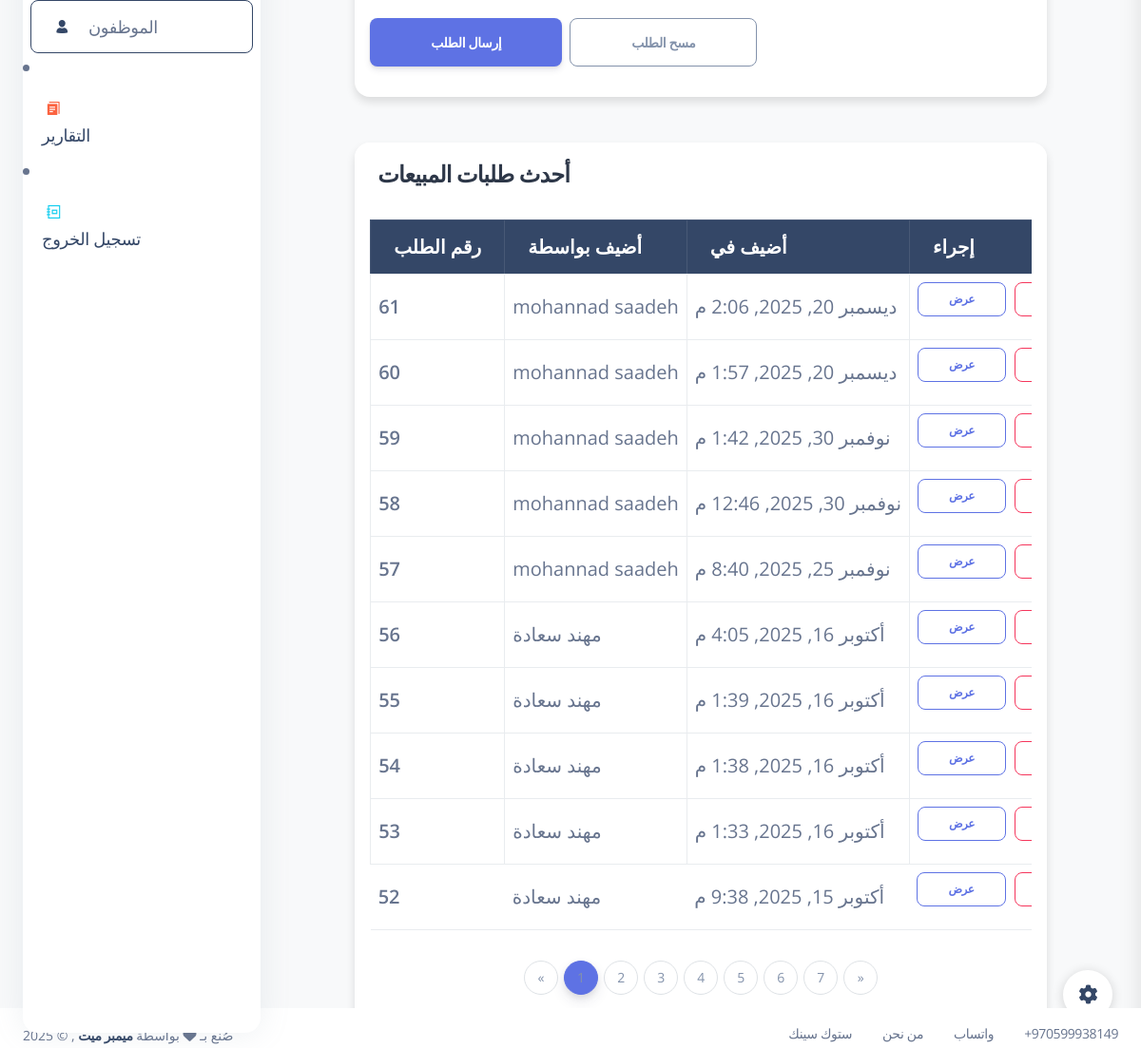
/sales (signed in, lower part), run on an earlier commit of the app's database.
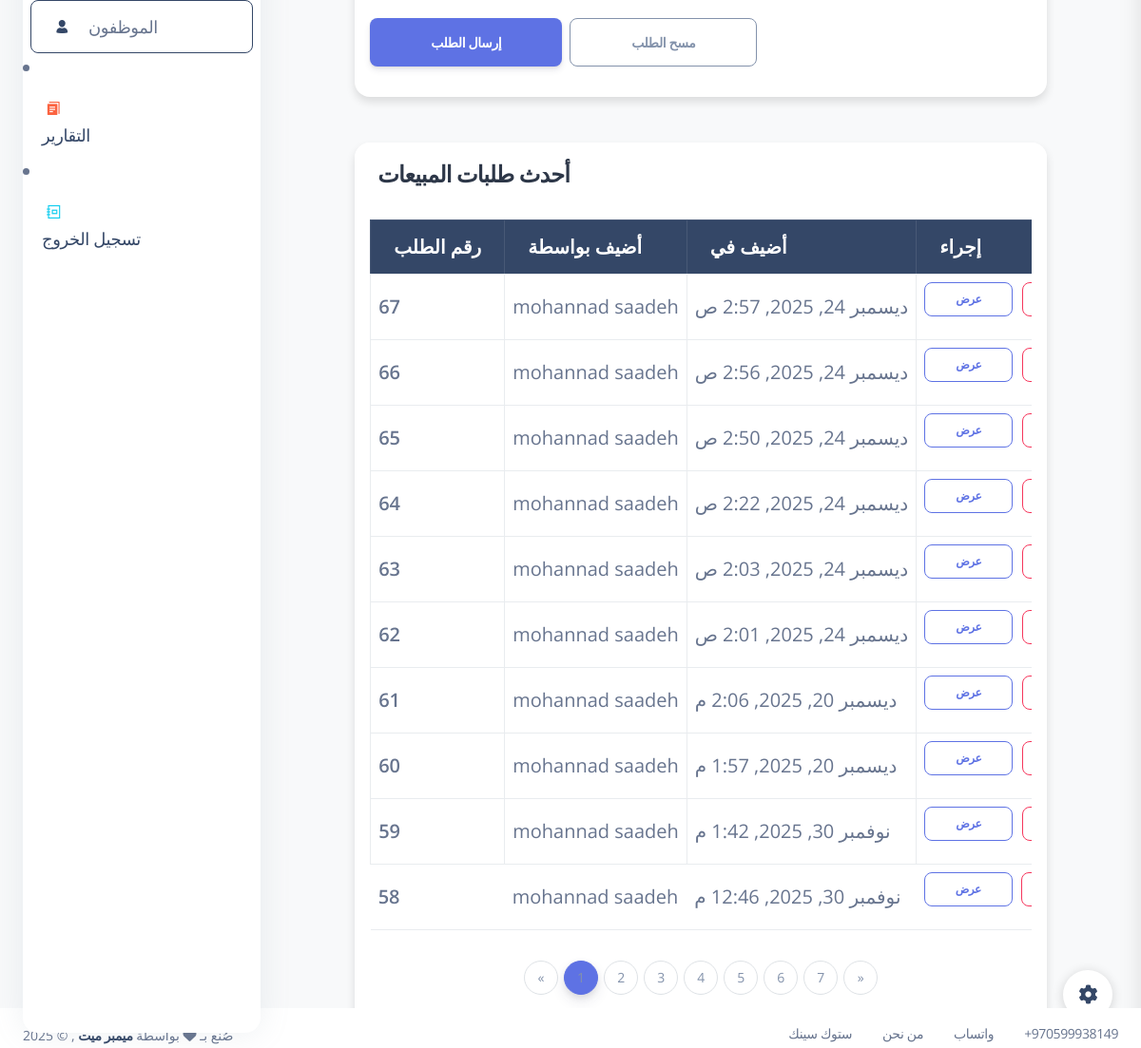
And on a later commit of the database.
### my_app/models.py (models this page shows)
class Sale_order(models.Model):
    employee = models.ForeignKey(Employee , related_name="sale_orders", on_delete=models.CASCADE) # RESTRICT  deleted >>  dont delete the item or ( default="Default", on_delete=models.SET_DEFAULT)
    customer = models.ForeignKey('Customer', related_name='sales', on_delete=models.CASCADE, null=True, blank=True)
    total_amount = models.DecimalField(max_digits=10, decimal_places=2, default=0.00) #means the total amount of the order
    invoice_pay_method = models.CharField(max_length=10, choices=pay_choices, default='cash')  # Added field
    created_at = models.DateTimeField(auto_now_add=True)
    updated_at = models.DateTimeField(auto_now=True)
    objects = Sale_orderManager()

class Employee(models.Model):
    first_name = models.CharField(max_length=255)
    last_name = models.CharField(max_length=255)
    email = models.EmailField(max_length=255)
    DOB = models.DateField()
    password = models.CharField(max_length=255)
    confirm_password = models.CharField(max_length=255)
    is_active = models.BooleanField(default=False)
    created_at = models.DateTimeField(auto_now_add=True)
    updated_at = models.DateTimeField(auto_now=True)
    objects = EmployeeManager()

### my_app/views.py (the view)
# urls.py: path('sales', views.display_sales),
def display_sales(request):
    cart = _get_sale_cart(request)
    grand_total = sum(float(item.get('total_price', 0)) for item in cart)
    orders_qs = models.get_all_sales_orders()
    orders_page_number = request.GET.get('orders_page')
    orders_paginator = Paginator(orders_qs, 10)  # 10 orders per page
    orders_page = orders_paginator.get_page(orders_page_number)
    context = {
            'sale_order': cart,
            'products': models.get_all_products(),
            'orders' : orders_page,
            'employee': models.get_employee_by_id(request.session['employee_id']),
            'customers': models.Customer.objects.all(),
            'grand_total': grand_total,
            'orders_paginator': orders_paginator,
        }
    return render(request , 'sale_orders.html', context )

### my_app/models.py (called while the page is built)
def get_employee_by_id(id):
    return Employee.objects.get(id=id)

def get_all_products():
    return Product.objects.all()

def get_all_sales_orders():#--------------------------------------------Mai
    return Sale_order.objects.all().order_by('-created_at')

### my_app/views.py (called while the page is built)
def _get_sale_cart(request):
    return request.session.get('sale_order', [])

### my_app/templates/sale_orders.html (shortened to what this page needs)
{% extends 'layouts/base.html' %}
{% load static %}
{% load i18n %}
{% block content %}
<div class="row justify-content-center">
    <div class="col-lg-10 col-md-12">
        <div class="card shadow-sm border-0 mt-5">
            <div class="card-body">
                <form action="/submet_sale_order" method="post" class="mt-4">
                    <div class="d-flex gap-2 mt-3">
                        <button type="submit" class="btn btn-primary btn-lg">{% trans "Submit order" %}</button>
                        <a href="/clear_sales_list" class="btn btn-outline-secondary btn-lg">{% trans "Clear order" %}</a>
                    </div>
                </form>
            </div>
        </div>
        <div class="card mt-5 shadow-sm border-0">
            <div class="card-header bg-white py-3">
                <h4 class="mb-0" style="font-weight:600; color:#2d3748;">{% trans "Recent Sales Orders" %}</h4>
            </div>
            <div class="card-body">
                <div class="table-responsive">
                    <table class="table table-hover table-bordered align-middle">
                        <thead class="table-dark">
                            <tr>
                                <th>{% trans "Order No." %}</th>
                                <th>{% trans "Added by" %}</th>
                                <th>{% trans "Added at" %}</th>
                                <th>{% trans "Action" %}</th>
                            </tr>
                        </thead>
                        <tbody>
                            {% for order in orders %}
                            <tr>
                                <td><span class="fw-bold">{{order.id}}</span></td>
                                <td>{{order.employee.first_name}} {{order.employee.last_name}}</td>
                                <td>{{order.created_at}}</td>
                                <td>
                                    <a href="/view_sale_order/{{order.id}}" class="btn btn-outline-primary btn-sm me-1">{% trans "View" %}</a>
                                    <a href="{% url 'sale_return_create' order.id %}" class="btn btn-outline-danger btn-sm">{% trans "Return" %}</a>
                                </td>
                            </tr>
                            {% endfor %}
                        </tbody>
                    </table>
                </div>
                {% if orders_paginator.num_pages > 1 %}
                <nav aria-label="Orders pagination">
                    <ul class="pagination justify-content-center mt-3">
                        {% if orders.has_previous %}
                            <li class="page-item">
                                <a class="page-link" href="?orders_page={{ orders.previous_page_number }}" aria-label="Previous">&laquo;</a>
                            </li>
                        {% else %}
                            <li class="page-item disabled"><span class="page-link">&laquo;</span></li>
                        {% endif %}
                        {% for num in orders.paginator.page_range %}
                            {% if orders.number == num %}
                                <li class="page-item active"><span class="page-link">{{ num }}</span></li>
                            {% else %}
                                <li class="page-item"><a class="page-link" href="?orders_page={{ num }}">{{ num }}</a></li>
                            {% endif %}
                        {% endfor %}
                        {% if orders.has_next %}
                            <li class="page-item">
                                <a class="page-link" href="?orders_page={{ orders.next_page_number }}" aria-label="Next">&raquo;</a>
                            </li>
                        {% else %}
                            <li class="page-item disabled"><span class="page-link">&raquo;</span></li>
                        {% endif %}
                    </ul>
                </nav>
                {% endif %}
            </div>
        </div>
    </div>
</div>
{% endblock content %}

What changed in the data, as far as the page shows it:
no longer on this page (row unchanged): Sale_order: id "57", employee.first_name "mohannad", employee.last_name "saadeh", created_at "نوفمبر 25, 2025, 8:40 م"
no longer on this page (row unchanged): Sale_order: id "56", employee.first_name "مهند", employee.last_name "سعادة", created_at "أكتوبر 16, 2025, 4:05 م"
no longer on this page (row unchanged): Sale_order: id "55", employee.first_name "مهند", employee.last_name "سعادة", created_at "أكتوبر 16, 2025, 1:39 م"
no longer on this page (row unchanged): Sale_order: id "54", employee.first_name "مهند", employee.last_name "سعادة", created_at "أكتوبر 16, 2025, 1:38 م"
no longer on this page (row unchanged): Sale_order: id "53", employee.first_name "مهند", employee.last_name "سعادة", created_at "أكتوبر 16, 2025, 1:33 م"
no longer on this page (row unchanged): Sale_order: id "52", employee.first_name "مهند", employee.last_name "سعادة", created_at "أكتوبر 15, 2025, 9:38 م"
added Sale_order: id "67", employee.first_name "mohannad", employee.last_name "saadeh", created_at "ديسمبر 24, 2025, 2:57 ص"
added Sale_order: id "66", employee.first_name "mohannad", employee.last_name "saadeh", created_at "ديسمبر 24, 2025, 2:56 ص"
added Sale_order: id "65", employee.first_name "mohannad", employee.last_name "saadeh", created_at "ديسمبر 24, 2025, 2:50 ص"
added Sale_order: id "64", employee.first_name "mohannad", employee.last_name "saadeh", created_at "ديسمبر 24, 2025, 2:22 ص"
added Sale_order: id "63", employee.first_name "mohannad", employee.last_name "saadeh", created_at "ديسمبر 24, 2025, 2:03 ص"
added Sale_order: id "62", employee.first_name "mohannad", employee.last_name "saadeh", created_at "ديسمبر 24, 2025, 2:01 ص"
